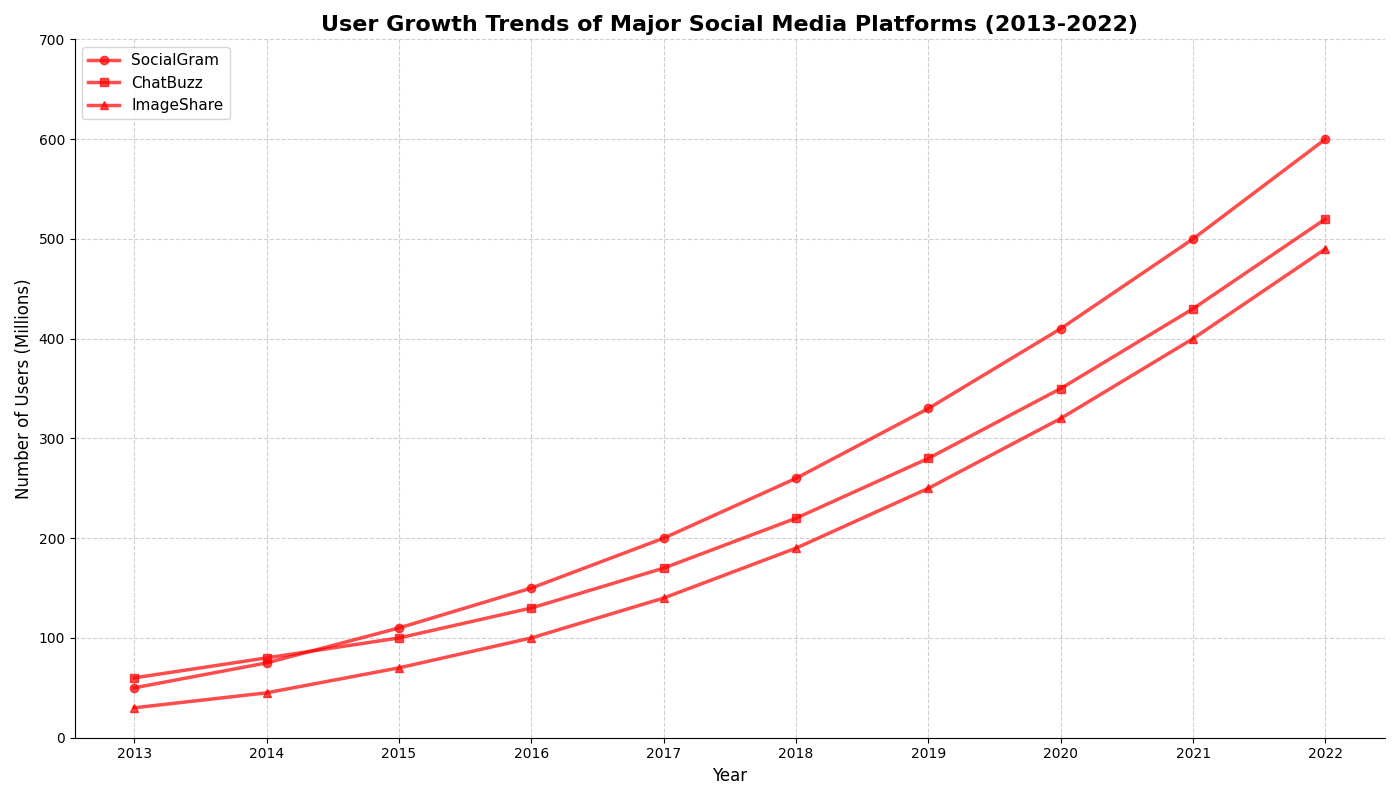

This figure's Python source:
import matplotlib.pyplot as plt
import numpy as np

years = np.arange(2013, 2023)

socialgram_users = [
    50, 75, 110, 150, 200, 260, 330, 410, 500, 600,
]

chatbuzz_users = [
    60, 80, 100, 130, 170, 220, 280, 350, 430, 520,
]

imageshare_users = [
    30, 45, 70, 100, 140, 190, 250, 320, 400, 490,
]

fig, ax = plt.subplots(figsize=(14, 8))

ax.plot(years, socialgram_users, label='SocialGram', marker='o', linestyle='-', linewidth=2.5, color='red', alpha=0.7)
ax.plot(years, chatbuzz_users, label='ChatBuzz', marker='s', linestyle='-', linewidth=2.5, color='red', alpha=0.7)
ax.plot(years, imageshare_users, label='ImageShare', marker='^', linestyle='-', linewidth=2.5, color='red', alpha=0.7)

ax.set_xlabel('Year', fontsize=12)
ax.set_ylabel('Number of Users (Millions)', fontsize=12)
ax.set_title('User Growth Trends of Major Social Media Platforms (2013-2022)', fontsize=16, fontweight='bold')

ax.set_xticks(years)
ax.set_yticks(np.arange(0, 800, 100))

ax.grid(True, linestyle='--', alpha=0.6)

ax.spines['top'].set_visible(False)
ax.spines['right'].set_visible(False)

ax.legend(loc='upper left', fontsize=11)

plt.tight_layout()
plt.show()
